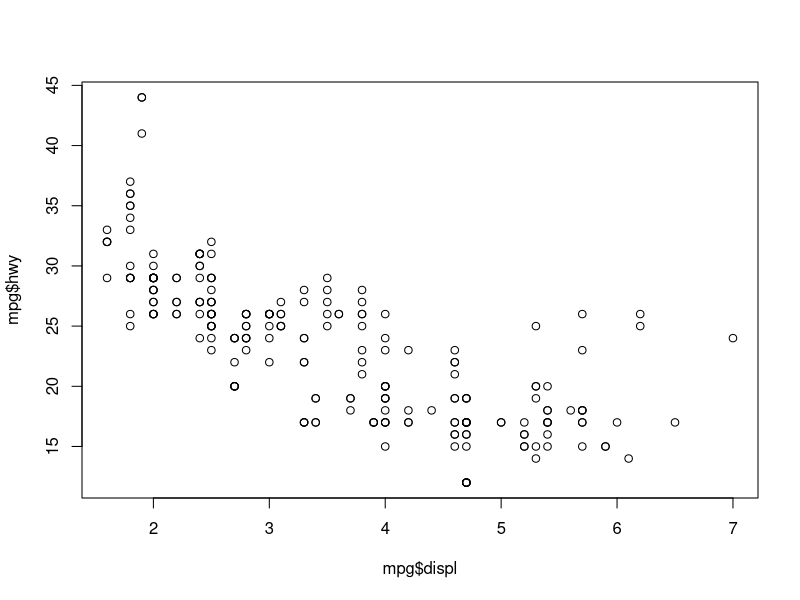
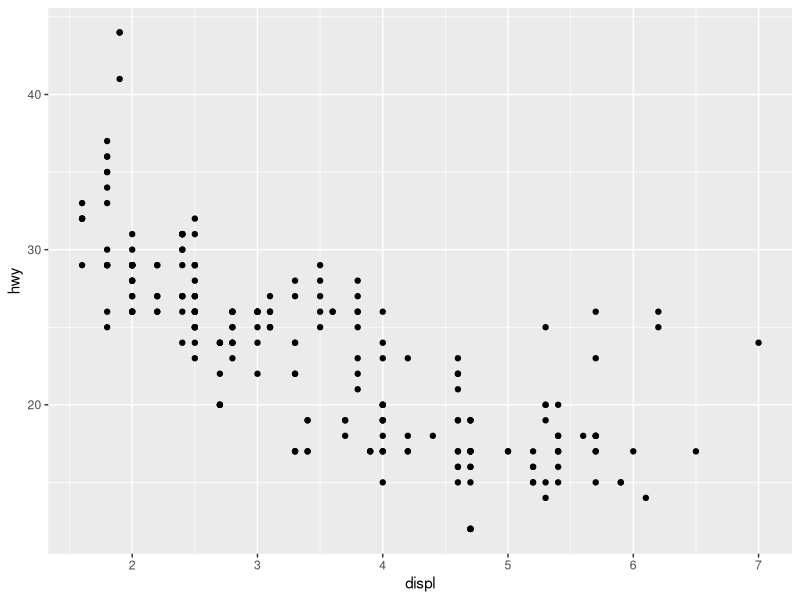
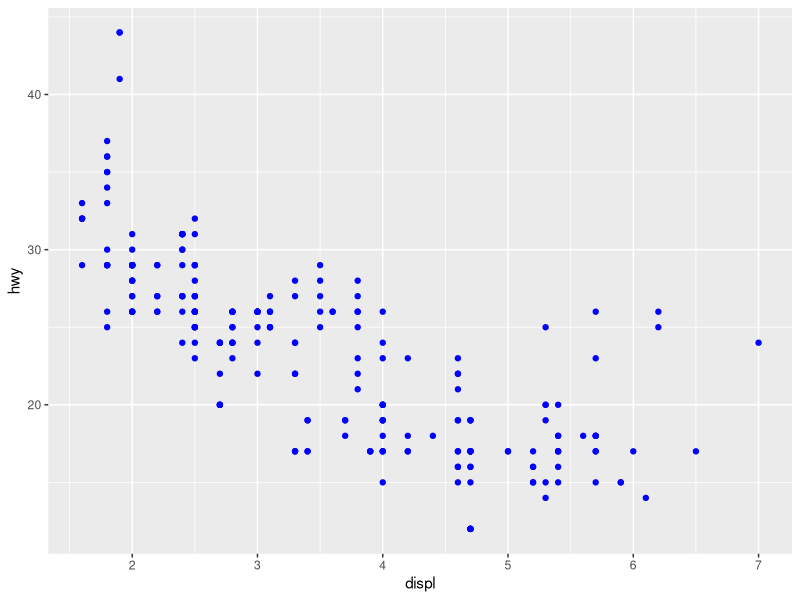
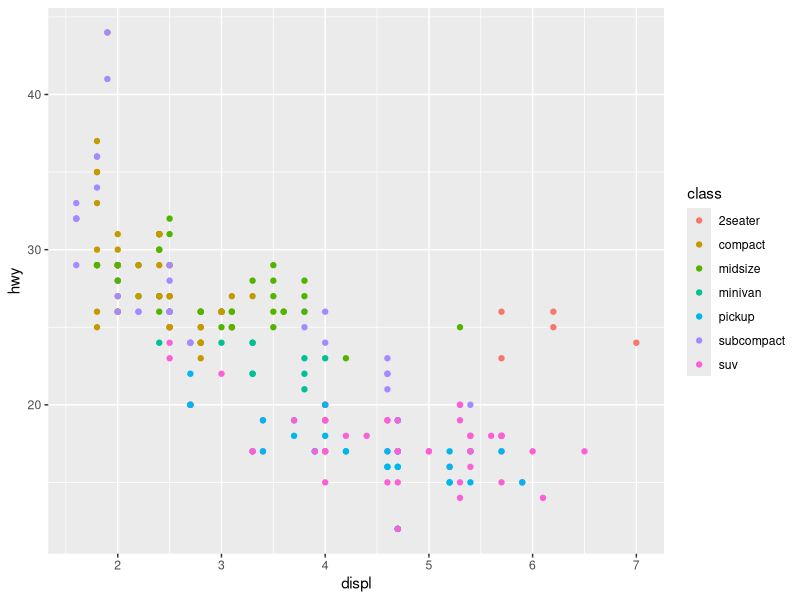
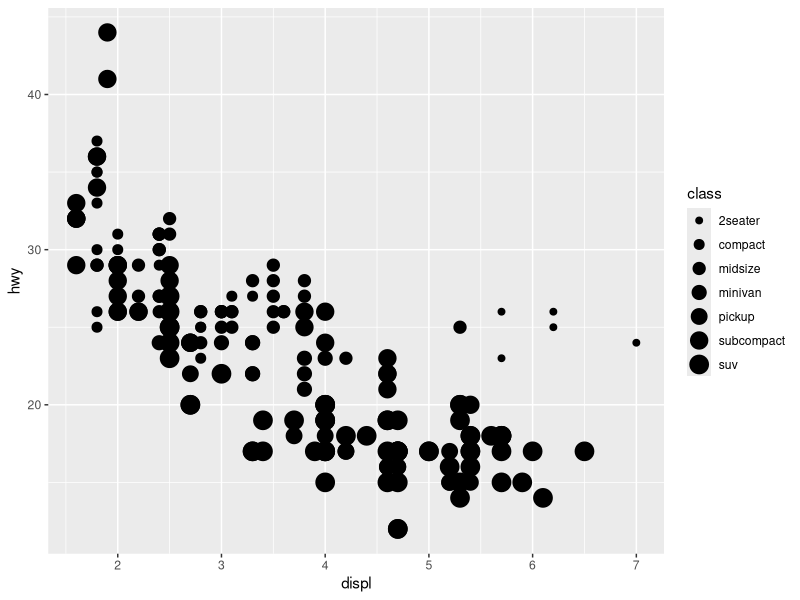
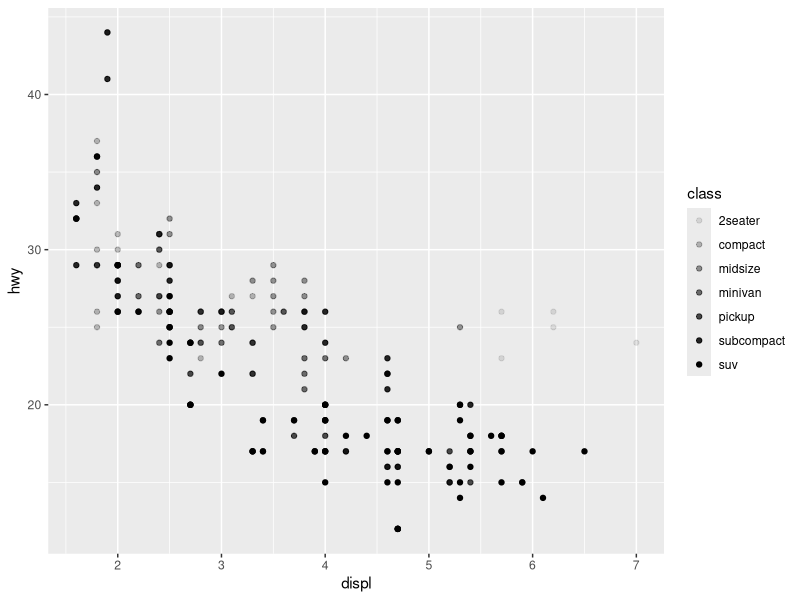
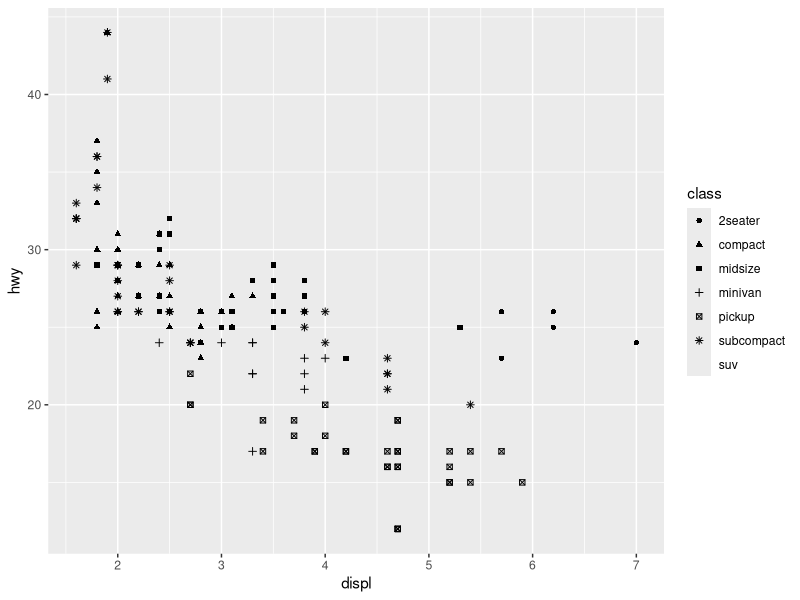
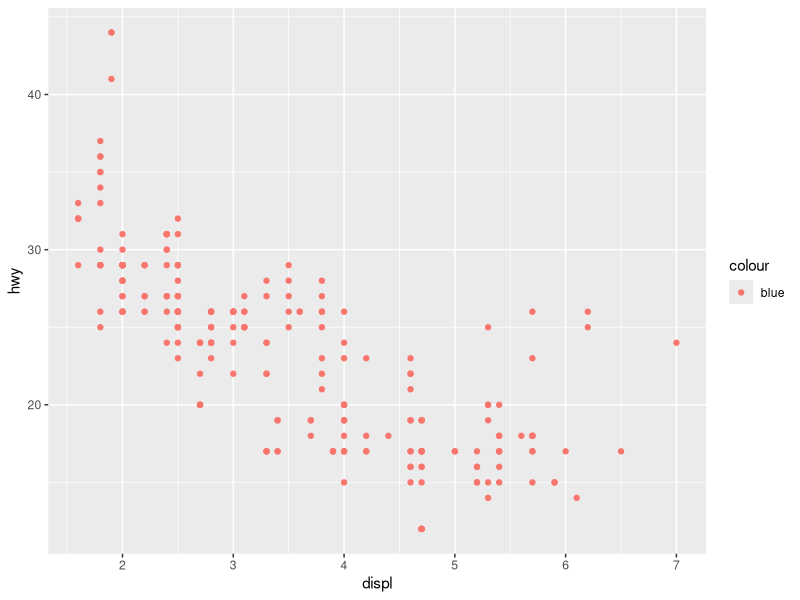

The R source for these figures, in order:
## ---- chunk 1
library(tidyverse)
## ---- chunk 2
mpg
## ---- chunk 3
plot(mpg$displ, mpg$hwy)
## ---- chunk 4
ggplot(data = mpg) + 
  geom_point(mapping = aes(x = displ, y = hwy))
## ---- chunk 5
ggplot(data = mpg) + 
  geom_point(mapping = aes(x = displ, y = hwy), color = "blue")
## ---- chunk 6
ggplot(data = mpg) + 
  geom_point(mapping = aes(x = displ, y = hwy, color = class))
## ---- chunk 7
ggplot(data = mpg) + 
  geom_point(mapping = aes(x = displ, y = hwy, size = class))
## ---- chunk 8
# Izquierda
ggplot(data = mpg) + 
  geom_point(mapping = aes(x = displ, y = hwy, alpha = class))

# Derecha
ggplot(data = mpg) + 
  geom_point(mapping = aes(x = displ, y = hwy, shape = class))
## ---- chunk 9
    ggplot(data = mpg) + 
      geom_point(mapping = aes(x = displ, y = hwy, color = "blue"))
